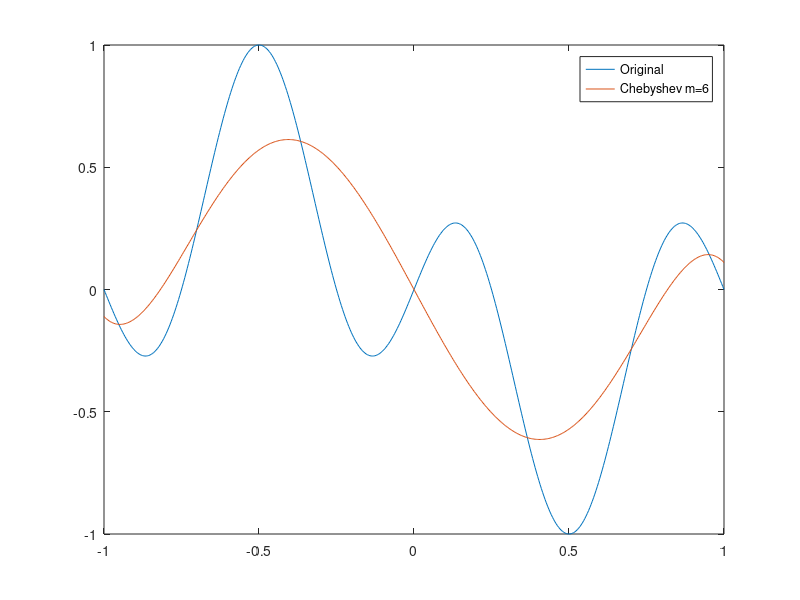

MATLAB code for this plot:
a = -1;
b = 1;
m = [6];
reprpts = 500;
xr = linspace(a, b, reprpts);
f = @(x) cos(2*pi.*x).*sin(pi.*x);
original = f(xr);

figure(04)
plot(xr, original, 'DisplayName', 'Original');

% Versio Chebyshev
% Recuerrencia de polinomis ortog.: P_{i+1} = (a_i*x+b_i)*P_i + c_i*P_{-1}
% amb a_i: divisio dels coeficients principals de P_{i+1} i P_i
%   b_i = -ai*<xPi(x), Pi(x)>/<Pi(x), Pi(x)>
%   c_i = -ai*<xPi(x), P{i-1}(x)>/<P{i-1}(x), P{i-1}(x)>
for i = 1:length(m)
    A = zeros(m(i)+1, m(i)+1);
    for j = 1:m(i)+1
        for k = j:m(i)+1
            A(j, k) = integral(@(x) 1./sqrt(1-x.^2).*x.^(j+k-2), -1, 1);
            A(k, j) = A(j, k);
        end
    end
    b = zeros(m(i)+1, 1);
    for j = 1:m(i)+1
        b(j) = integral(@(x) 1./sqrt(1-x.^2).*x.^(j-1).*f(x), -1, 1);
    end
    c = A\b;
    interpolat = zeros(1, length(xr));
    for j = 0:m(i)
        interpolat = interpolat + c(j+1)*xr.^(j);
    end
    figure(04)
    hold on
    plot(xr, interpolat, 'DisplayName', strcat('Chebyshev m=', num2str(m(i))));
    hold off
end
% Desigualtat de Bessel: \sum c_j^2 ||Y_j(x)||^2 < ||f||^2 (amb desigualtat
% no estricta)

legend('show');